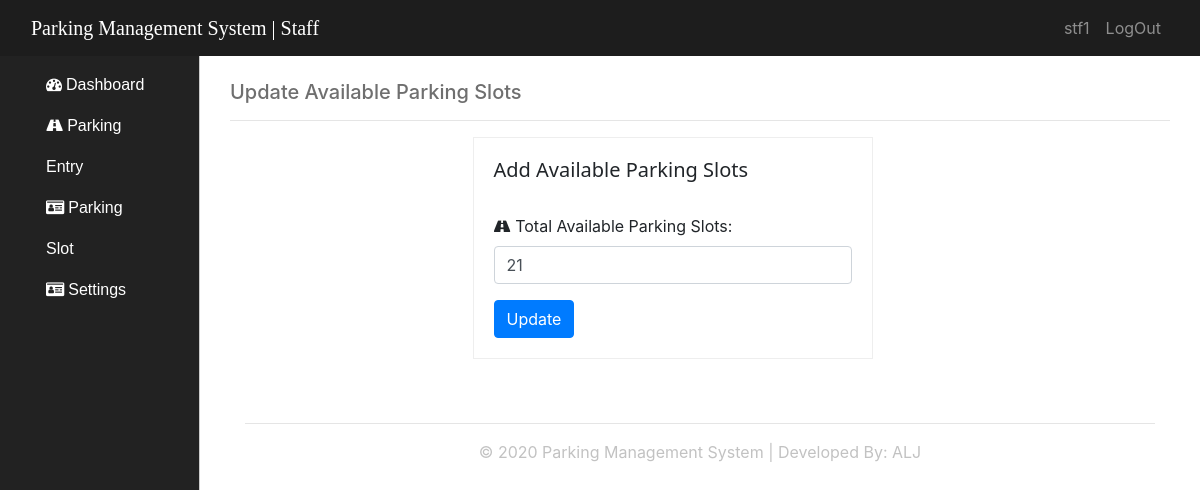
/slots_parking.php (signed in), run on an earlier commit of the app's database.
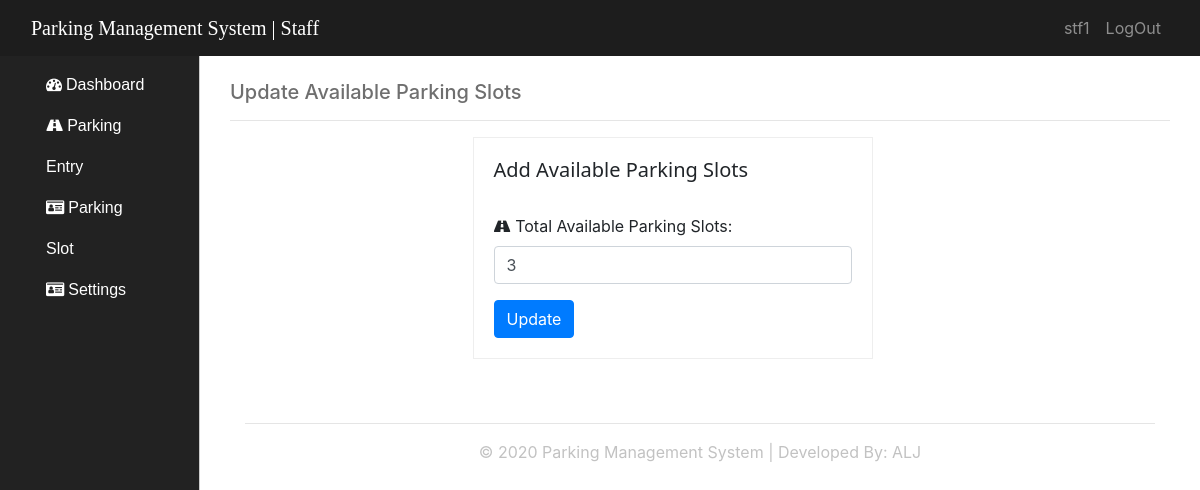
And on a later commit of the database.
### tables this page shows
CREATE TABLE `tbl_parking_slots` (
  `id` int(11) NOT NULL,
  `available_slots` int(20) NOT NULL,
  `total_parking_slots` int(11) NOT NULL
);

### includes/dbh.inc.php (called while the page is built, shortened)
<?php
 class Database{
    protected function db_connection()
    {
        $this->db_host ="localhost";
        $this->db_username ="root";
        $this->db_password ="";
        $this->db_name ="db_pms";
        $this->connection = new mysqli($this->db_host,$this->db_username,$this->db_password,$this->db_name);
        return $this->connection;
    }
 }
?>

### includes/Select.class.php (called while the page is built, shortened)
<?php
include_once 'dbh.inc.php';
class Select_class extends Database{
        public function select_login_info($user_id){
            $query_select_login = "Select * from tbl_users where id='$user_id'";
            $result=mysqli_query($this->connection,$query_select_login);
            return $result;
        }
public function select_all_slots(){
    $query_all_total_slots="Select * from tbl_parking_slots";
    $result=mysqli_query($this->connection,$query_all_total_slots);
    return $result;
}
}
?>

### slots_parking.php (the view, shortened to what this page needs)
<?php
include 'includes/Select.class.php';
$conn_select_all_entry = new Select_class();
$read_all_numrows_total_slots= $conn_select_all_entry->select_all_slots();
$total_slots = mysqli_fetch_array($read_all_numrows_total_slots);
$conn_login_current = new Select_class();
$user_id =$_SESSION['id_staff'];
$read_login_current = $conn_login_current->select_login_info($user_id);
$row = mysqli_fetch_assoc($read_login_current);
?>
<!Doctype html>
<html>
<head>
    <link rel="stylesheet" type="text/css" href="assets/bootstrap-4.4.1-dist/css/bootstrap.css">
    <link rel="stylesheet" type="text/css" href="assets/bootstrap-4.4.1-dist/css/custom.css">
    <link rel="stylesheet" href="https://use.fontawesome.com/releases/v5.6.3/css/all.css">
    <link rel="stylesheet" href="https://cdnjs.cloudflare.com/ajax/libs/font-awesome/4.7.0/css/font-awesome.min.css">
</head>
<body>
<div class="container-fluid page-container">
        <div class="row wrapper">
            <div class="col-sm-12" style="background:#1d1d1d;">
                <nav class="navbar navbar-expand-sm  navbar-dark">
                    <a class="navbar-brand" href="#" style="font-family:calibri;">Parking Management System | Staff </a>
                    <div class="collapse navbar-collapse" id="collapsibleNavbar">
                        <ul class="navbar-nav ml-auto">
                            <li class="nav-item ">
                                <a class="nav-link" href="#"><?php echo $row['username'];?></a>
                            </li>
                            <li class="nav-item">
                                <a class="nav-link" href="functions/logout.func.php">LogOut</a>
                            </li>
                        </ul>
                    </div>
                </nav>
            </div>
            <div class="col-lg-2 aside-nav">
                <div class="container">
                <nav class="navbar navbar-expand-md  navbar-dark">
                        <br>
                        <div class="collapse navbar-collapse" id="SideNav">
                        <ul class="navbar-nav d-block">
<li class="nav-item fa fa-dashboard"> <a href="index" >Dashboard</a></li>
<li class=" nav-item fa fa-road"> <a href="parking.panel">Parking Entry</a></li>
<li class=" nav-item fa fa-id-card"> <a href="#" >Parking Slot</a></li>
<li class=" nav-item fa fa-id-card"> <a href="#" >Settings</a></li>
</ul>
                        </div>
                    </nav>
                </div>
             </div>
            <div class="col-md-10 dash justify-content-center">
                <div class="container"><br>
                    <h5 style="color:#6f6f6f;">Update Available Parking Slots</h5>
                    <hr>
                    <div class="row d-flex justify-content-center">
                        <div class="col-md-6 ">
                        <form method="POST" action="functions/update_available_slot.php" class="parking-slot-form">
                    <h4>Add Available Parking Slots</h5><br>
                        <div class="form-group">
                           <i class="fa fa-road"></i> <label for="Username">Total Available Parking Slots:</label>
                            <input type="number" class="form-control" id="parking_slot" name="inp_update_available_slot" value="<?php echo $total_slots['available_slots'];?>">
                        </div>
                        <button type="submit" class="btn btn-primary" name="btn_update_available_slot">Update</button>
                        </form>
                        </div>
                    </div>
                    <br><br>
                      <div class="container text-center">
                      <hr>
                      <footer style="color:#c2c2c2;">
                      &copy; 2020 Parking Management System | Developed By: ALJ
                      </footer>
                      </div>
                </div>
            </div>
        </div>
    </div>
</body>
</html>

What changed in the data, as far as the page shows it:
changed tbl_parking_slots: inp_update_available_slot "21" → "3"
